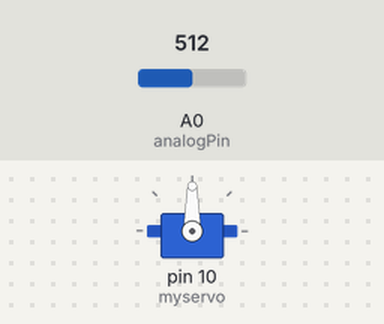
Bench run of a sketch on a simulated Arduino Uno, built with avr-gcc and run on an emulated ATmega328P. Shown: servo. The inputs (shaded band) are chosen by the test bench; at power-on: A0 (analogPin) = 512.

Above: at 1.2 s.
1.3 s: A0 (analogPin) set to 716
At 2.4 s:
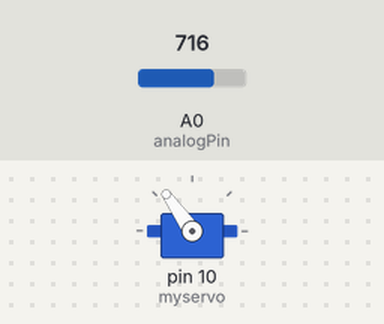
2.8 s: A0 (analogPin) set to 900
At 3.4 s:
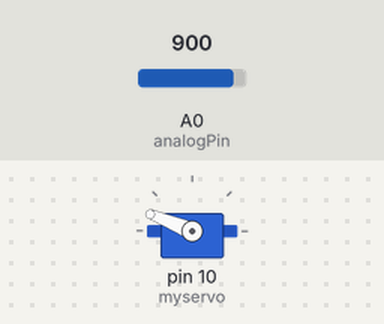
4.3 s: A0 (analogPin) set to 1023
At 5.5 s:
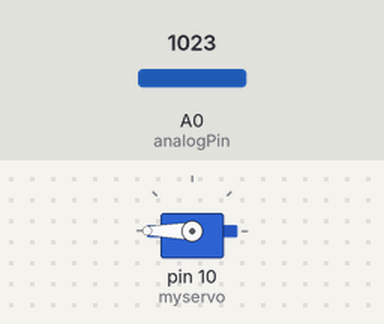
5.8 s: A0 (analogPin) set to 306
At 6.6 s:
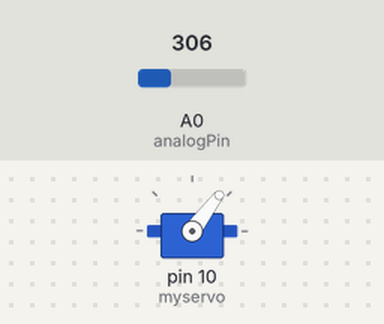
7.3 s: A0 (analogPin) set to 122
At 7.7 s:
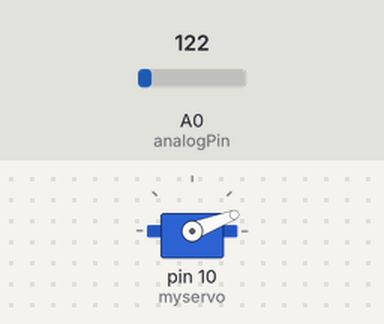
Timing chart, 0 to 9.8 s (numbered marks = the images above; inputs shaded):
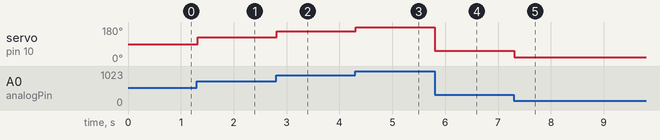

Measured:
- after the input at 1.3 s, servo on pin 10 (myservo): 90° → 125° at once
- after the input at 2.8 s, servo on pin 10 (myservo): 125° → 158° at once
- after the input at 4.3 s, servo on pin 10 (myservo): 158° → 180° at once
- after the input at 5.8 s, servo on pin 10 (myservo): 180° → 53° at once
- after the input at 7.3 s, servo on pin 10 (myservo): 53° → 21° at once

The sketch:

Analog_SerMoto.ino
```cpp
#include <Servo.h>

Servo myservo;

const int ledPin = 10;
const int analogPin = A0;

void setup(){
	Serial.begin(9600);
  myservo.attach(10);
}

void loop(){
	int sensorInput = analogRead(analogPin);
  int senInput = map(sensorInput, 0, 1023, 0, 180);
    myservo.write(senInput);
    delay(20);
}
```
